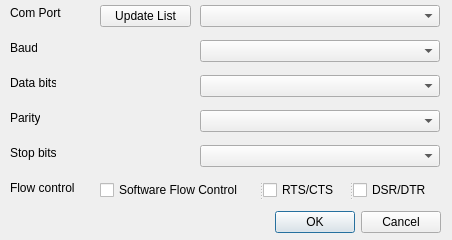
<?xml version="1.0" encoding="UTF-8"?>
<ui version="4.0">
 <class>Dialog</class>
 <widget class="QDialog" name="Dialog">
  <property name="geometry">
   <rect>
    <x>0</x>
    <y>0</y>
    <width>452</width>
    <height>240</height>
   </rect>
  </property>
  <property name="sizePolicy">
   <sizepolicy hsizetype="Fixed" vsizetype="Fixed">
    <horstretch>0</horstretch>
    <verstretch>0</verstretch>
   </sizepolicy>
  </property>
  <property name="windowTitle">
   <string>Serial Port Configurator</string>
  </property>
  <property name="modal">
   <bool>true</bool>
  </property>
  <widget class="QDialogButtonBox" name="bbConfirm">
   <property name="geometry">
    <rect>
     <x>110</x>
     <y>210</y>
     <width>331</width>
     <height>24</height>
    </rect>
   </property>
   <property name="orientation">
    <enum>Qt::Horizontal</enum>
   </property>
   <property name="standardButtons">
    <set>QDialogButtonBox::Cancel|QDialogButtonBox::Ok</set>
   </property>
  </widget>
  <widget class="QLabel" name="lblStopBits">
   <property name="geometry">
    <rect>
     <x>10</x>
     <y>145</y>
     <width>46</width>
     <height>16</height>
    </rect>
   </property>
   <property name="text">
    <string>Stop bits</string>
   </property>
   <property name="buddy">
    <cstring>comboBox_StopBits</cstring>
   </property>
  </widget>
  <widget class="QLabel" name="lblPort">
   <property name="geometry">
    <rect>
     <x>10</x>
     <y>5</y>
     <width>51</width>
     <height>16</height>
    </rect>
   </property>
   <property name="text">
    <string>Com Port</string>
   </property>
   <property name="buddy">
    <cstring>comboBox_Port</cstring>
   </property>
  </widget>
  <widget class="QComboBox" name="comboBox_Parity">
   <property name="geometry">
    <rect>
     <x>200</x>
     <y>110</y>
     <width>240</width>
     <height>22</height>
    </rect>
   </property>
  </widget>
  <widget class="QLabel" name="lblBaud">
   <property name="geometry">
    <rect>
     <x>10</x>
     <y>40</y>
     <width>27</width>
     <height>16</height>
    </rect>
   </property>
   <property name="text">
    <string>Baud</string>
   </property>
   <property name="buddy">
    <cstring>comboBox_Baud</cstring>
   </property>
  </widget>
  <widget class="QLabel" name="lblFlowControl">
   <property name="geometry">
    <rect>
     <x>10</x>
     <y>180</y>
     <width>66</width>
     <height>16</height>
    </rect>
   </property>
   <property name="text">
    <string>Flow control</string>
   </property>
  </widget>
  <widget class="QPushButton" name="pbUpdatePorts">
   <property name="geometry">
    <rect>
     <x>100</x>
     <y>5</y>
     <width>91</width>
     <height>22</height>
    </rect>
   </property>
   <property name="text">
    <string>Update List</string>
   </property>
  </widget>
  <widget class="QLabel" name="lblDataBits">
   <property name="geometry">
    <rect>
     <x>10</x>
     <y>75</y>
     <width>46</width>
     <height>16</height>
    </rect>
   </property>
   <property name="text">
    <string>Data bits</string>
   </property>
   <property name="buddy">
    <cstring>comboBox_DataBits</cstring>
   </property>
  </widget>
  <widget class="QComboBox" name="comboBox_StopBits">
   <property name="geometry">
    <rect>
     <x>200</x>
     <y>145</y>
     <width>240</width>
     <height>22</height>
    </rect>
   </property>
  </widget>
  <widget class="QComboBox" name="comboBox_Baud">
   <property name="geometry">
    <rect>
     <x>200</x>
     <y>40</y>
     <width>240</width>
     <height>22</height>
    </rect>
   </property>
  </widget>
  <widget class="QComboBox" name="comboBox_Port">
   <property name="geometry">
    <rect>
     <x>200</x>
     <y>5</y>
     <width>240</width>
     <height>22</height>
    </rect>
   </property>
  </widget>
  <widget class="QComboBox" name="comboBox_DataBits">
   <property name="geometry">
    <rect>
     <x>200</x>
     <y>75</y>
     <width>240</width>
     <height>22</height>
    </rect>
   </property>
  </widget>
  <widget class="QLabel" name="lblParity">
   <property name="geometry">
    <rect>
     <x>10</x>
     <y>110</y>
     <width>30</width>
     <height>16</height>
    </rect>
   </property>
   <property name="text">
    <string>Parity</string>
   </property>
   <property name="buddy">
    <cstring>comboBox_Parity</cstring>
   </property>
  </widget>
  <widget class="QSplitter" name="splitter">
   <property name="geometry">
    <rect>
     <x>100</x>
     <y>180</y>
     <width>341</width>
     <height>20</height>
    </rect>
   </property>
   <property name="orientation">
    <enum>Qt::Horizontal</enum>
   </property>
   <widget class="QCheckBox" name="checkBox_SoftwareFlowCtrl">
    <property name="text">
     <string>Software Flow Control</string>
    </property>
   </widget>
   <widget class="QCheckBox" name="checkBox_RtsCts">
    <property name="text">
     <string>RTS/CTS</string>
    </property>
   </widget>
   <widget class="QCheckBox" name="checkBox_DsrDtr">
    <property name="text">
     <string>DSR/DTR</string>
    </property>
   </widget>
  </widget>
 </widget>
 <resources/>
 <connections>
  <connection>
   <sender>bbConfirm</sender>
   <signal>accepted()</signal>
   <receiver>Dialog</receiver>
   <slot>accept()</slot>
   <hints>
    <hint type="sourcelabel">
     <x>349</x>
     <y>212</y>
    </hint>
    <hint type="destinationlabel">
     <x>157</x>
     <y>239</y>
    </hint>
   </hints>
  </connection>
  <connection>
   <sender>bbConfirm</sender>
   <signal>rejected()</signal>
   <receiver>Dialog</receiver>
   <slot>reject()</slot>
   <hints>
    <hint type="sourcelabel">
     <x>417</x>
     <y>218</y>
    </hint>
    <hint type="destinationlabel">
     <x>286</x>
     <y>239</y>
    </hint>
   </hints>
  </connection>
 </connections>
</ui>
